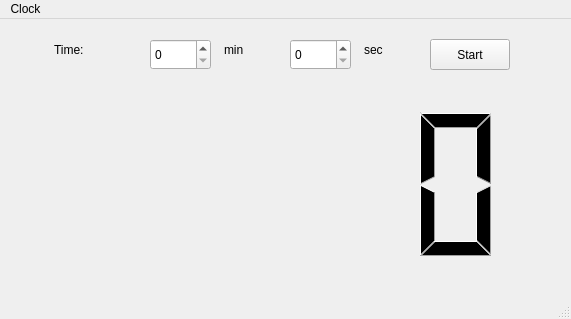
<?xml version="1.0" encoding="UTF-8"?>
<ui version="4.0">
 <class>MainWindow</class>
 <widget class="QMainWindow" name="MainWindow">
  <property name="geometry">
   <rect>
    <x>0</x>
    <y>0</y>
    <width>571</width>
    <height>319</height>
   </rect>
  </property>
  <property name="windowTitle">
   <string>LanGong Clock</string>
  </property>
  <property name="windowIcon">
   <iconset>
    <normaloff>icon.png</normaloff>icon.png</iconset>
  </property>
  <property name="autoFillBackground">
   <bool>false</bool>
  </property>
  <property name="styleSheet">
   <string notr="true">/*background-color: white;*/
text-algin: center;</string>
  </property>
  <widget class="QWidget" name="centralwidget">
   <widget class="QLCDNumber" name="lcdNumber">
    <property name="geometry">
     <rect>
      <x>0</x>
      <y>80</y>
      <width>571</width>
      <height>171</height>
     </rect>
    </property>
    <property name="styleSheet">
     <string notr="true">border: 0;</string>
    </property>
    <property name="value" stdset="0">
     <double>0.000000000000000</double>
    </property>
   </widget>
   <widget class="QSpinBox" name="spinBox">
    <property name="geometry">
     <rect>
      <x>290</x>
      <y>20</y>
      <width>61</width>
      <height>31</height>
     </rect>
    </property>
    <property name="minimum">
     <number>0</number>
    </property>
    <property name="maximum">
     <number>59</number>
    </property>
    <property name="value">
     <number>0</number>
    </property>
   </widget>
   <widget class="QTextBrowser" name="textBrowser">
    <property name="geometry">
     <rect>
      <x>50</x>
      <y>20</y>
      <width>91</width>
      <height>31</height>
     </rect>
    </property>
    <property name="styleSheet">
     <string notr="true">border: 0;
background-color:transparent;</string>
    </property>
    <property name="html">
     <string>&lt;!DOCTYPE HTML PUBLIC &quot;-//W3C//DTD HTML 4.0//EN&quot; &quot;http://www.w3.org/TR/REC-html40/strict.dtd&quot;&gt;
&lt;html&gt;&lt;head&gt;&lt;meta name=&quot;qrichtext&quot; content=&quot;1&quot; /&gt;&lt;style type=&quot;text/css&quot;&gt;
p, li { white-space: pre-wrap; }
&lt;/style&gt;&lt;/head&gt;&lt;body style=&quot; font-family:'Sans Serif'; font-size:9pt; font-weight:400; font-style:normal;&quot;&gt;
&lt;p style=&quot; margin-top:0px; margin-bottom:0px; margin-left:0px; margin-right:0px; -qt-block-indent:0; text-indent:0px;&quot;&gt;Time: &lt;/p&gt;&lt;/body&gt;&lt;/html&gt;</string>
    </property>
   </widget>
   <widget class="QTextBrowser" name="textBrowser_3">
    <property name="geometry">
     <rect>
      <x>360</x>
      <y>20</y>
      <width>61</width>
      <height>31</height>
     </rect>
    </property>
    <property name="styleSheet">
     <string notr="true">border: 0;
background-color:transparent;</string>
    </property>
    <property name="html">
     <string>&lt;!DOCTYPE HTML PUBLIC &quot;-//W3C//DTD HTML 4.0//EN&quot; &quot;http://www.w3.org/TR/REC-html40/strict.dtd&quot;&gt;
&lt;html&gt;&lt;head&gt;&lt;meta name=&quot;qrichtext&quot; content=&quot;1&quot; /&gt;&lt;style type=&quot;text/css&quot;&gt;
p, li { white-space: pre-wrap; }
&lt;/style&gt;&lt;/head&gt;&lt;body style=&quot; font-family:'Sans Serif'; font-size:9pt; font-weight:400; font-style:normal;&quot;&gt;
&lt;p style=&quot; margin-top:0px; margin-bottom:0px; margin-left:0px; margin-right:0px; -qt-block-indent:0; text-indent:0px;&quot;&gt;sec&lt;/p&gt;&lt;/body&gt;&lt;/html&gt;</string>
    </property>
   </widget>
   <widget class="QPushButton" name="pushButton">
    <property name="geometry">
     <rect>
      <x>430</x>
      <y>20</y>
      <width>80</width>
      <height>31</height>
     </rect>
    </property>
    <property name="text">
     <string>Start</string>
    </property>
   </widget>
   <widget class="QSpinBox" name="spinBoxm">
    <property name="geometry">
     <rect>
      <x>150</x>
      <y>20</y>
      <width>61</width>
      <height>31</height>
     </rect>
    </property>
    <property name="minimum">
     <number>0</number>
    </property>
    <property name="maximum">
     <number>99</number>
    </property>
    <property name="value">
     <number>0</number>
    </property>
   </widget>
   <widget class="QTextBrowser" name="textBrowser_4">
    <property name="geometry">
     <rect>
      <x>220</x>
      <y>20</y>
      <width>61</width>
      <height>31</height>
     </rect>
    </property>
    <property name="styleSheet">
     <string notr="true">border: 0;
background-color:transparent;</string>
    </property>
    <property name="html">
     <string>&lt;!DOCTYPE HTML PUBLIC &quot;-//W3C//DTD HTML 4.0//EN&quot; &quot;http://www.w3.org/TR/REC-html40/strict.dtd&quot;&gt;
&lt;html&gt;&lt;head&gt;&lt;meta name=&quot;qrichtext&quot; content=&quot;1&quot; /&gt;&lt;style type=&quot;text/css&quot;&gt;
p, li { white-space: pre-wrap; }
&lt;/style&gt;&lt;/head&gt;&lt;body style=&quot; font-family:'Sans Serif'; font-size:9pt; font-weight:400; font-style:normal;&quot;&gt;
&lt;p style=&quot; margin-top:0px; margin-bottom:0px; margin-left:0px; margin-right:0px; -qt-block-indent:0; text-indent:0px;&quot;&gt;min&lt;/p&gt;&lt;/body&gt;&lt;/html&gt;</string>
    </property>
   </widget>
  </widget>
  <widget class="QMenuBar" name="menubar">
   <property name="geometry">
    <rect>
     <x>0</x>
     <y>0</y>
     <width>571</width>
     <height>21</height>
    </rect>
   </property>
   <widget class="QMenu" name="menuClock">
    <property name="title">
     <string>Clock</string>
    </property>
    <addaction name="actionStop_clock"/>
    <addaction name="actionHelp"/>
    <addaction name="actionAbout"/>
   </widget>
   <addaction name="menuClock"/>
  </widget>
  <widget class="QStatusBar" name="statusbar"/>
  <action name="actionStop_clock">
   <property name="text">
    <string>Stop clock</string>
   </property>
   <property name="shortcut">
    <string>Ctrl+P</string>
   </property>
  </action>
  <action name="actionHelp">
   <property name="text">
    <string>Help</string>
   </property>
   <property name="shortcut">
    <string>Ctrl+H</string>
   </property>
  </action>
  <action name="actionAbout">
   <property name="text">
    <string>About</string>
   </property>
   <property name="shortcut">
    <string>Ctrl+D</string>
   </property>
  </action>
 </widget>
 <resources/>
 <connections/>
</ui>
